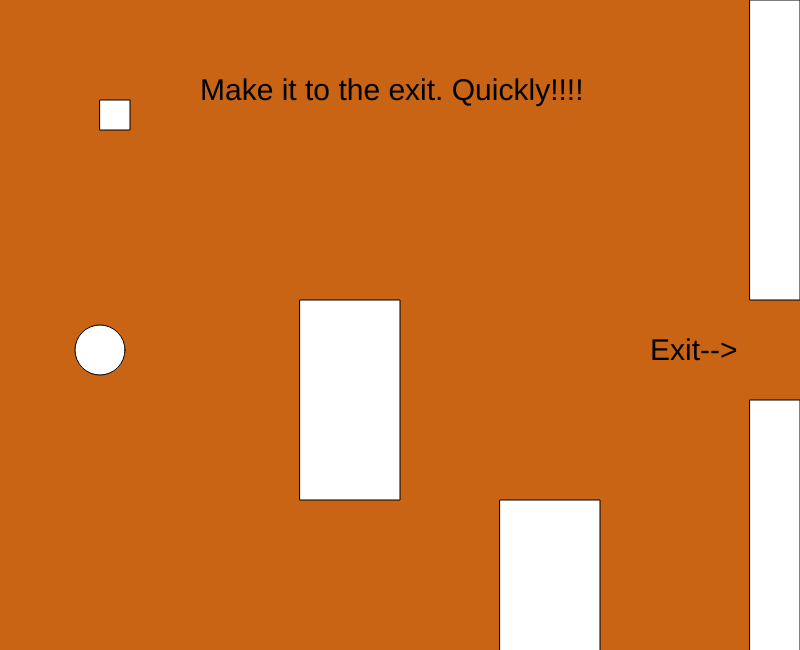
Frame 1 (no input)
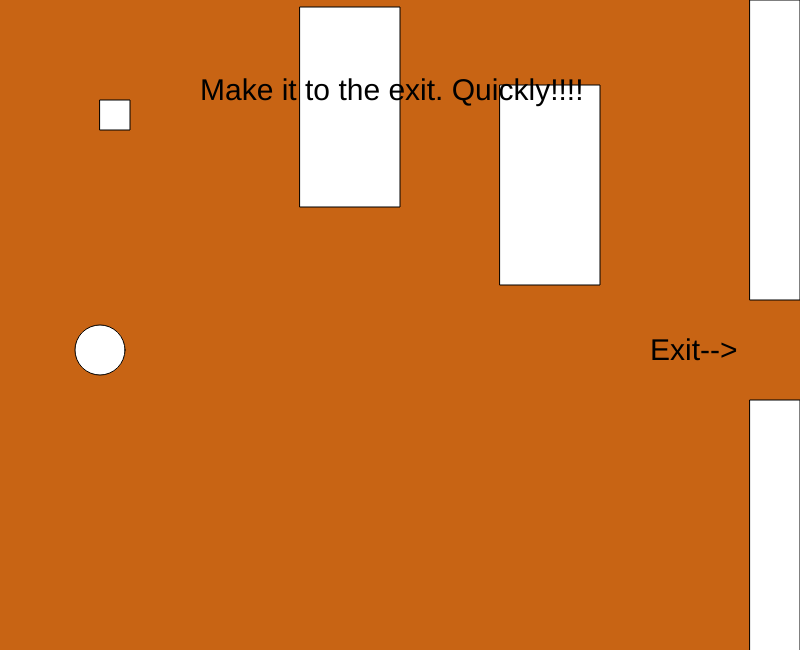
Frame 60 (no input)
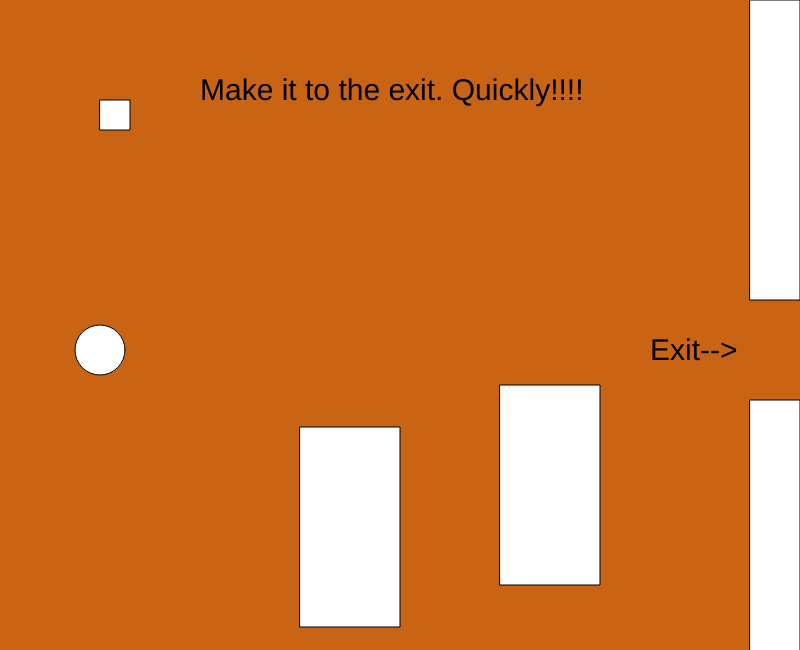
Frame 120 (the mouse pressed at the canvas centre since frame 60)

The p5.js sketch that drew these frames (run headless with seeded random() and noise() and a simulated clock; from frame 60 on, the mouse is pressed at the canvas centre):

// p5.js sketch
// ── sketch.js
var x= 100;
var y= 350
var diameter= 50;
var p=300;
var o= 300;
var l=500;
var k=500;
var m=100;
var m2=100;

function setup()
{
  createCanvas(800, 650);
}

function draw() 
  {
  background(200,100,20);
  circle(x,y,diameter);
  rect(l,k,100, 200)
    k+=5;
    if(k>=700)
      {
        k=-10
      }
  rect(p,o,100, 200)
    o+=7;
    if(o>=700)
      {
    o=0
      }
    rect(750,0,50,300)
    rect(750,400,50,300)
    textSize(30)
    text("Exit-->",650,360)
    if(x>=800)
      {
        text("You Win!!!",300,360)
      }
    else if(x!=800)
      {
        text("Make it to the exit. Quickly!!!!",200,100)
      }
if(keyIsDown(68))
          {
              x+=5;
          }
    else if (keyIsDown(65))
          {
              x-=5;
          }
if (keyIsDown(83))
          {
            y+=5;
          }
     else if(keyIsDown(87))
          {
            y-=5;
          }
   square(m,m2,30)
  }
function mouseClicked()
{
  m=mouseX;
  m2=mouseY;
}
